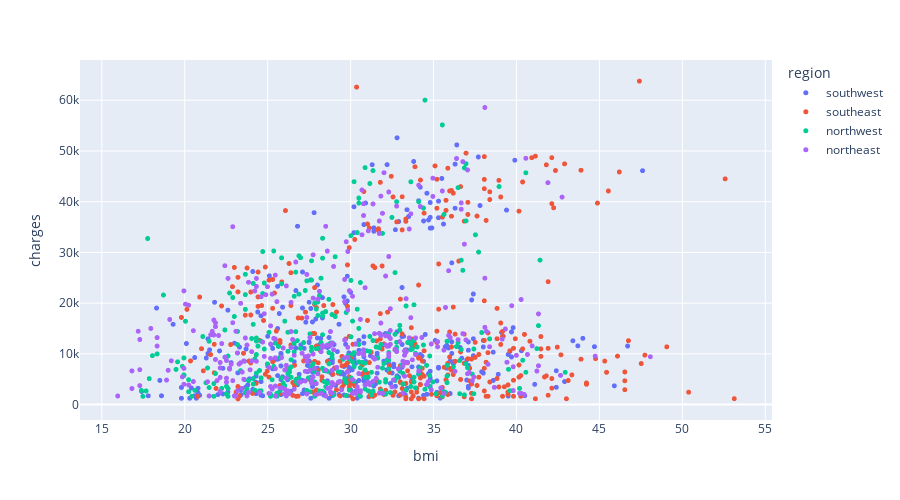

The code cell stored with this chart in its notebook:
### Code cell
fig = px.scatter(df, x = 'bmi', y = 'charges', color = 'region' , hover_data = ['sex'],height = 500)
fig.update_traces(marker_size = 5)
fig.show()

### Figure 1 — Plotly figure (JSON) as saved in the notebook; plotly's stock layout.template omitted (floating-point values rounded to 4 significant figures; data arrays with more than 128 entries replaced by an {"elided": "..."} marker saying what was removed)
{"data": [{"customdata": {"elided": "325x1 str values"}, "hovertemplate": "region=southwest<br>bmi=%{x}<br>charges=%{y}<br>sex=%{customdata[0]}<extra></extra>", "legendgroup": "southwest", "marker": {"color": "#636efa", "size": 5, "symbol": "circle"}, "mode": "markers", "name": "southwest", "showlegend": true, "type": "scattergl", "x": {"elided": "325 float values"}, "xaxis": "x", "y": {"elided": "325 float values"}, "yaxis": "y"}, {"customdata": {"elided": "364x1 str values"}, "hovertemplate": "region=southeast<br>bmi=%{x}<br>charges=%{y}<br>sex=%{customdata[0]}<extra></extra>", "legendgroup": "southeast", "marker": {"color": "#EF553B", "size": 5, "symbol": "circle"}, "mode": "markers", "name": "southeast", "showlegend": true, "type": "scattergl", "x": {"elided": "364 float values"}, "xaxis": "x", "y": {"elided": "364 float values"}, "yaxis": "y"}, {"customdata": {"elided": "325x1 str values"}, "hovertemplate": "region=northwest<br>bmi=%{x}<br>charges=%{y}<br>sex=%{customdata[0]}<extra></extra>", "legendgroup": "northwest", "marker": {"color": "#00cc96", "size": 5, "symbol": "circle"}, "mode": "markers", "name": "northwest", "showlegend": true, "type": "scattergl", "x": {"elided": "325 float values"}, "xaxis": "x", "y": {"elided": "325 float values"}, "yaxis": "y"}, {"customdata": {"elided": "324x1 str values"}, "hovertemplate": "region=northeast<br>bmi=%{x}<br>charges=%{y}<br>sex=%{customdata[0]}<extra></extra>", "legendgroup": "northeast", "marker": {"color": "#ab63fa", "size": 5, "symbol": "circle"}, "mode": "markers", "name": "northeast", "showlegend": true, "type": "scattergl", "x": {"elided": "324 float values"}, "xaxis": "x", "y": {"elided": "324 float values"}, "yaxis": "y"}], "layout": {"height": 500, "legend": {"title": {"text": "region"}, "tracegroupgap": 0}, "margin": {"t": 60}, "xaxis": {"anchor": "y", "domain": [0, 1], "title": {"text": "bmi"}}, "yaxis": {"anchor": "x", "domain": [0, 1], "title": {"text": "charges"}}}}
